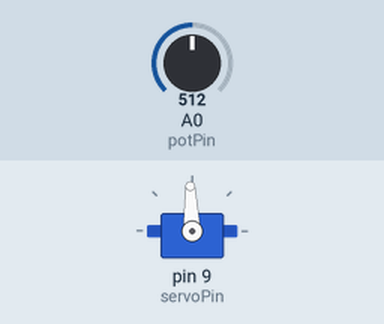
A sketch run on a simulated Arduino Uno, built with avr-gcc and run on an emulated ATmega328P. Parts: servo. The test bench sets the inputs (shaded band); at power-on: A0 (potPin) = 512. EEPROM starts erased.

Above: at 1.2 s.
1.3 s: A0 (potPin) set to 716
At 2.8 s:
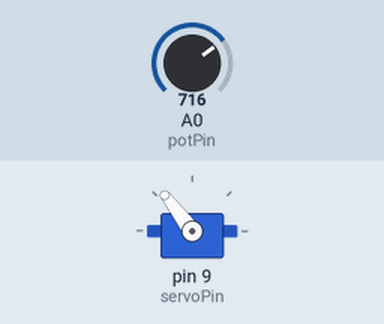
3.1 s: A0 (potPin) set to 306
At 4.2 s:
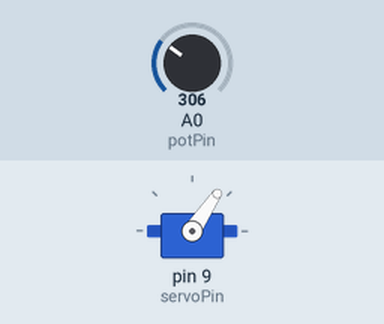
5.3 s: A0 (potPin) set to 900
At 6.8 s:
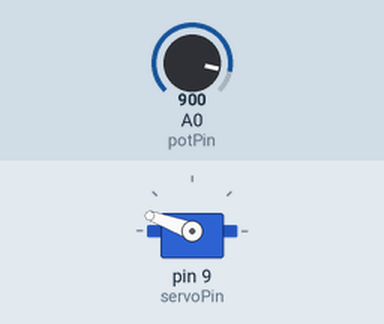
7.8 s: A0 (potPin) set to 150
At 9.4 s:
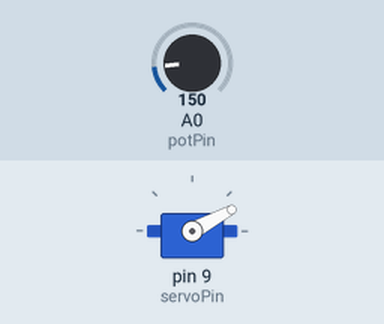
Timing chart, 0 to 10.9 s (numbered marks = the images above; inputs shaded):
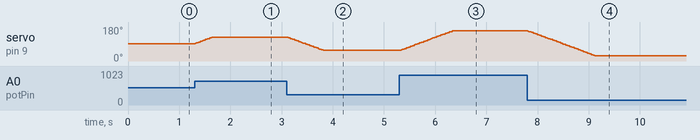

Measured:
- after the input at 1.3 s, servo on pin 9 (servoPin): moves from 92° to 127° over 0.34 s, starting at once
- after the input at 3.1 s, servo on pin 9 (servoPin): moves from 127° to 56° over 0.70 s, starting at once
- after the input at 5.3 s, servo on pin 9 (servoPin): moves from 56° to 160° over 1.0 s, starting at once
- after the input at 7.8 s, servo on pin 9 (servoPin): moves from 160° to 28° over 1.3 s, starting at once

The sketch:

winch_controller.ino
```cpp
#include <Servo.h>
#include <EEPROM.h>

Servo myServo;

// Pins
const int potPin = A0;
const int servoPin = 9;

// Settings
struct Settings {
  int potMin;
  int potMax;
  int servoMin;
  int servoMax;
  int maxSpeed;  // deg / tick
};

Settings config;

// Address in EEPROM
const int EEPROM_ADDR = 0;

// Timer
unsigned long lastUpdate = 0;
const unsigned long updateInterval = 20; // 20 ms ≈ 50 Hz

// Curent and target position
int currentAngle = 90;
int targetAngle = 90;

void loadSettings() {
  EEPROM.get(EEPROM_ADDR, config);

  if (config.potMin == 0xFFFF || config.potMax == 0xFFFF) {
    config.potMin = 100;
    config.potMax = 900;
    config.servoMin = 20;
    config.servoMax = 160;
    config.maxSpeed = 2;
    saveSettings();
  }
}

void saveSettings() {
  EEPROM.put(EEPROM_ADDR, config);
}

void updateServoFromPot() {
  int potValue = analogRead(potPin);
  potValue = constrain(potValue, config.potMin, config.potMax);

  targetAngle = map(potValue, config.potMin, config.potMax, config.servoMin, config.servoMax);

  int delta = targetAngle - currentAngle;

  if (abs(delta) <= config.maxSpeed) {
    currentAngle = targetAngle;
  } else {
    currentAngle += (delta > 0 ? config.maxSpeed : -config.maxSpeed);
  }

  myServo.write(currentAngle);
}

void setup() {
  myServo.attach(servoPin);

  loadSettings();

  currentAngle = (config.servoMin + config.servoMax) / 2;
  targetAngle = currentAngle;
  myServo.write(currentAngle);
}

void loop() {
  unsigned long now = millis();

  if (now - lastUpdate >= updateInterval) {
    lastUpdate = now;
    updateServoFromPot();
  }
}
```
